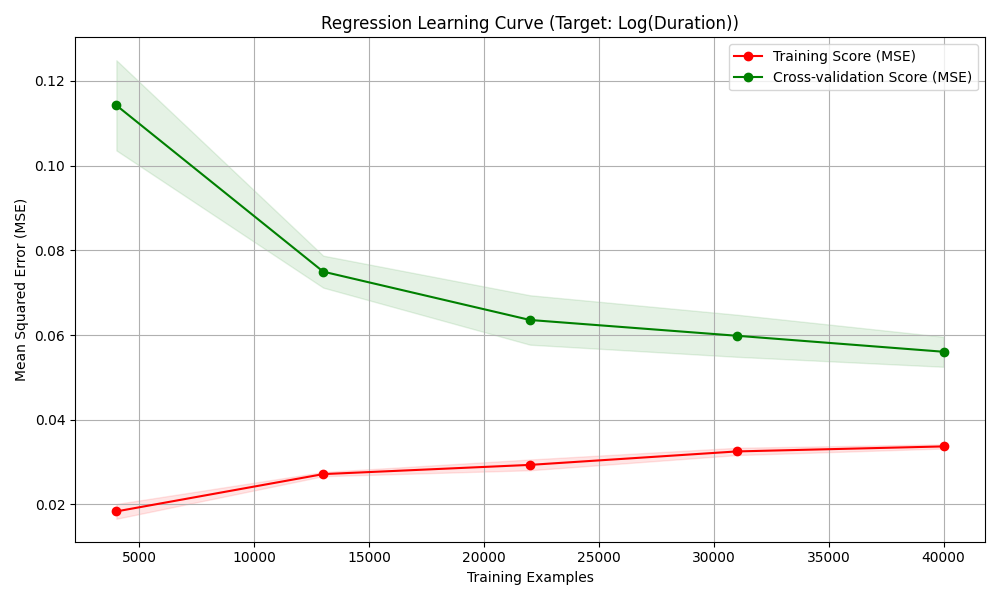

Recreate this plot in Python.
import pandas as pd
import numpy as np
import matplotlib.pyplot as plt
from sklearn.model_selection import learning_curve
from xgboost import XGBRegressor
from sklearn.preprocessing import StandardScaler, LabelEncoder
import joblib
import os
import warnings

warnings.filterwarnings('ignore')

# %% [markdown]
# ## 1. Data Loading

folder = "c:/Users/hp/Desktop/AI ENHENCED CYBERSECURITY/ml-ass/regression/"
train_df = pd.read_csv(os.path.join(folder, 'train.csv'))

# %% [markdown]
# ## 2. Data Preparation (Log Transformation)

def _ip_first_octet(ip_str):
    try: return int(str(ip_str).split('.')[0])
    except: return 0

def prepare_regression_data(df):
    df = df.copy()
    
    # Target: Log Transformation to handle skewness and improve R2
    # We use log1p (log(1+x)) to handle potential zeros
    y = np.log1p(df['duration'])
    
    X = df.drop(columns=['duration', 'label', 'type'], errors='ignore')
    X = X.replace('-', np.nan)

    # IP features
    for col, prefix in [('src_ip', 'src'), ('dst_ip', 'dst')]:
        if col in X.columns:
            X[f'{prefix}_octet1'] = X[col].apply(_ip_first_octet)
            X = X.drop(columns=[col])

    # Categorical Encoding
    cat_cols = X.select_dtypes(include=['object']).columns.tolist()
    for col in cat_cols:
        le = LabelEncoder()
        X[col] = le.fit_transform(X[col].astype(str).fillna('unknown'))

    X = X.fillna(0)
    for col in X.columns:
        if X[col].dtype == 'object': X[col] = pd.to_numeric(X[col], errors='coerce')
    X = X.fillna(0)

    scaler = StandardScaler()
    X_scaled = scaler.fit_transform(X)
    
    return X_scaled, y

print("Preparing data and applying log transformation...")
X_scaled, y = prepare_regression_data(train_df)

# To speed up learning curve, we'll use a representative subset of the data (50k samples)
if len(X_scaled) > 50000:
    indices = np.random.choice(len(X_scaled), 50000, replace=False)
    X_subset = X_scaled[indices]
    y_subset = y.iloc[indices]
else:
    X_subset = X_scaled
    y_subset = y

# %% [markdown]
# ## 3. Learning Curve Analysis

print("Calculating learning curve (this may take a minute)...")
xgb_reg = XGBRegressor(n_estimators=100, max_depth=6, learning_rate=0.1, random_state=42, n_jobs=-1)

train_sizes, train_scores, test_scores = learning_curve(
    xgb_reg, X_subset, y_subset, cv=5, 
    scoring='neg_mean_squared_error',
    train_sizes=np.linspace(0.1, 1.0, 5),
    n_jobs=-1
)

# Scores were negative MSE
train_mse_mean = -np.mean(train_scores, axis=1)
train_mse_std  = np.std(train_scores, axis=1)
test_mse_mean  = -np.mean(test_scores, axis=1)
test_mse_std   = np.std(test_scores, axis=1)

# %% [markdown]
# ## 4. Visualization

plt.figure(figsize=(10, 6))
plt.fill_between(train_sizes, train_mse_mean - train_mse_std, train_mse_mean + train_mse_std, alpha=0.1, color="r")
plt.fill_between(train_sizes, test_mse_mean - test_mse_std, test_mse_mean + test_mse_std, alpha=0.1, color="g")
plt.plot(train_sizes, train_mse_mean, 'o-', color="r", label="Training Score (MSE)")
plt.plot(train_sizes, test_mse_mean, 'o-', color="g", label="Cross-validation Score (MSE)")

plt.title("Regression Learning Curve (Target: Log(Duration))")
plt.xlabel("Training Examples")
plt.ylabel("Mean Squared Error (MSE)")
plt.legend(loc="best")
plt.grid(True)
plt.tight_layout()
plt.savefig(os.path.join(folder, 'regression_learning_curve.png'))
plt.close()

print(f"Learning curve generated: {os.path.join(folder, 'regression_learning_curve.png')}")

# %% [markdown]
# ## 5. Performance Check (Improved Metric)

# Fit on subset to check R2
xgb_reg.fit(X_subset, y_subset)
y_pred = xgb_reg.predict(X_subset)
from sklearn.metrics import r2_score
r2 = r2_score(y_subset, y_pred)
print(f"Improved R2 on log-transformed subset: {r2:.4f}")
